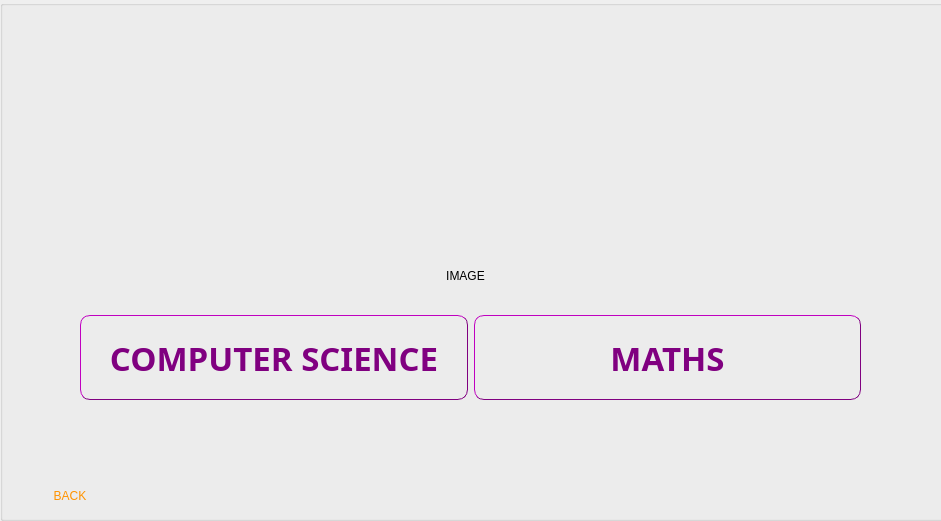
<?xml version="1.0" encoding="UTF-8"?>
<ui version="4.0">
 <class>QuizDialog</class>
 <widget class="QDialog" name="QuizDialog">
  <property name="geometry">
   <rect>
    <x>0</x>
    <y>0</y>
    <width>941</width>
    <height>521</height>
   </rect>
  </property>
  <property name="windowTitle">
   <string>Dialog</string>
  </property>
  <widget class="QGroupBox" name="groupBox">
   <property name="geometry">
    <rect>
     <x>0</x>
     <y>0</y>
     <width>951</width>
     <height>521</height>
    </rect>
   </property>
   <property name="minimumSize">
    <size>
     <width>941</width>
     <height>521</height>
    </size>
   </property>
   <property name="title">
    <string/>
   </property>
   <property name="alignment">
    <set>Qt::AlignCenter</set>
   </property>
   <widget class="QLabel" name="QuizImage">
    <property name="geometry">
     <rect>
      <x>-10</x>
      <y>0</y>
      <width>951</width>
      <height>551</height>
     </rect>
    </property>
    <property name="text">
     <string>IMAGE</string>
    </property>
    <property name="scaledContents">
     <bool>true</bool>
    </property>
    <property name="alignment">
     <set>Qt::AlignCenter</set>
    </property>
   </widget>
   <widget class="QWidget" name="gridLayoutWidget">
    <property name="geometry">
     <rect>
      <x>80</x>
      <y>260</y>
      <width>781</width>
      <height>196</height>
     </rect>
    </property>
    <layout class="QGridLayout" name="gridLayout_2">
     <item row="0" column="0">
      <widget class="QPushButton" name="CSC_learn_btn">
       <property name="minimumSize">
        <size>
         <width>0</width>
         <height>85</height>
        </size>
       </property>
       <property name="font">
        <font>
         <family>Noteworthy</family>
         <pointsize>25</pointsize>
         <bold>true</bold>
        </font>
       </property>
       <property name="styleSheet">
        <string notr="true">background-image:url(:/img/background3_Pic.jpeg);
color: purple;
border-width: 1px;
border-color: purple;
border-style: outset;
border-radius: 10px;</string>
       </property>
       <property name="text">
        <string>COMPUTER SCIENCE</string>
       </property>
      </widget>
     </item>
     <item row="0" column="1">
      <widget class="QPushButton" name="MATHS_quiz_btn">
       <property name="minimumSize">
        <size>
         <width>0</width>
         <height>85</height>
        </size>
       </property>
       <property name="font">
        <font>
         <family>Noteworthy</family>
         <pointsize>25</pointsize>
         <bold>true</bold>
        </font>
       </property>
       <property name="styleSheet">
        <string notr="true">background-image:url(:/img/background3_Pic.jpeg);
color: purple;
border-width: 1px;
border-color: purple;
border-style: outset;
border-radius: 10px;</string>
       </property>
       <property name="text">
        <string>MATHS</string>
       </property>
      </widget>
     </item>
    </layout>
   </widget>
   <widget class="QPushButton" name="GoBack">
    <property name="geometry">
     <rect>
      <x>20</x>
      <y>480</y>
      <width>100</width>
      <height>32</height>
     </rect>
    </property>
    <property name="styleSheet">
     <string notr="true">background-image:url(:/img/blackBacground.jpeg);
color: rgb(255, 147, 0);
font: 900 17pt &quot;Avenir&quot;;
border-radius: 10px;</string>
    </property>
    <property name="text">
     <string>BACK</string>
    </property>
   </widget>
  </widget>
 </widget>
 <resources/>
 <connections/>
</ui>
